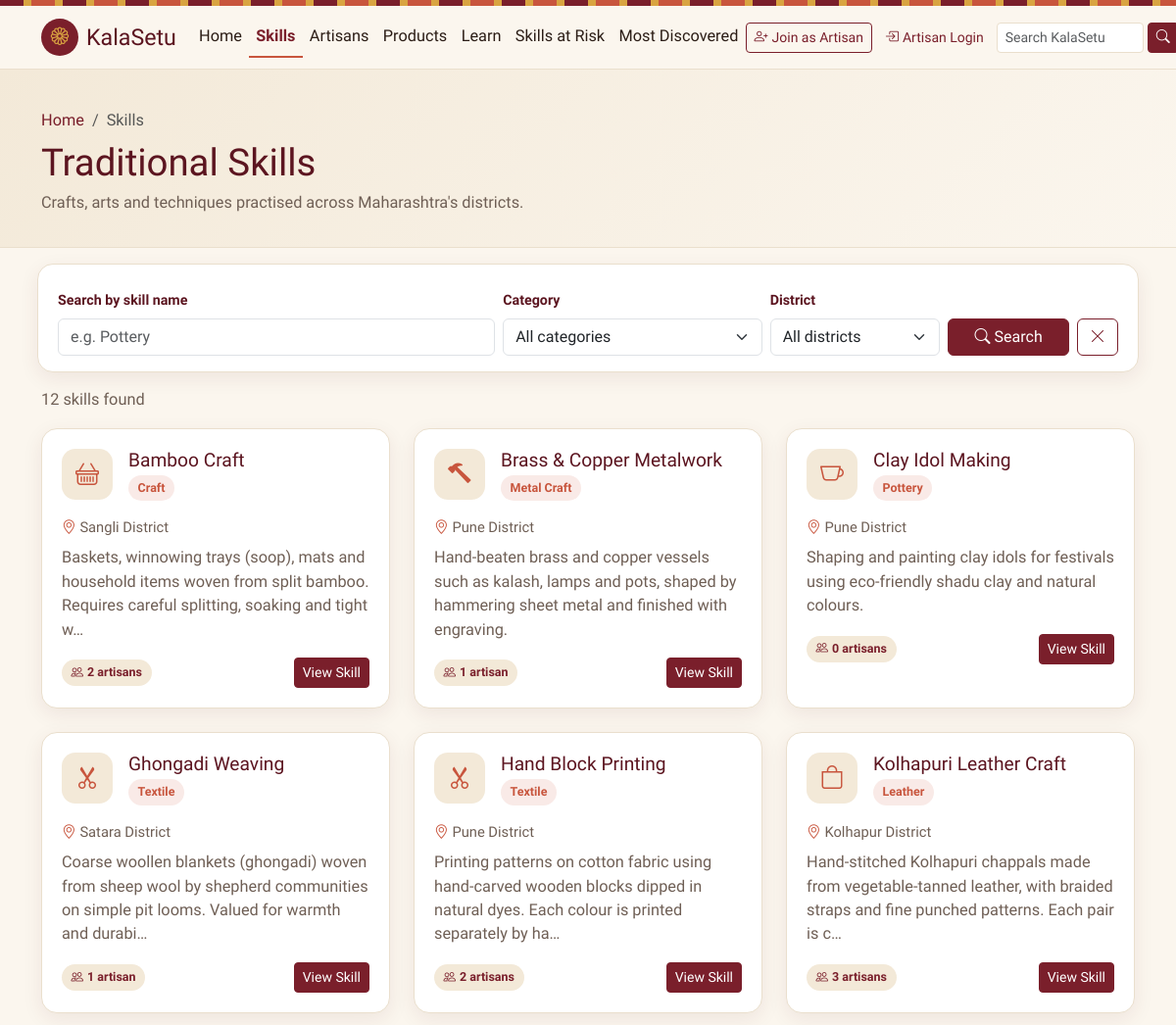
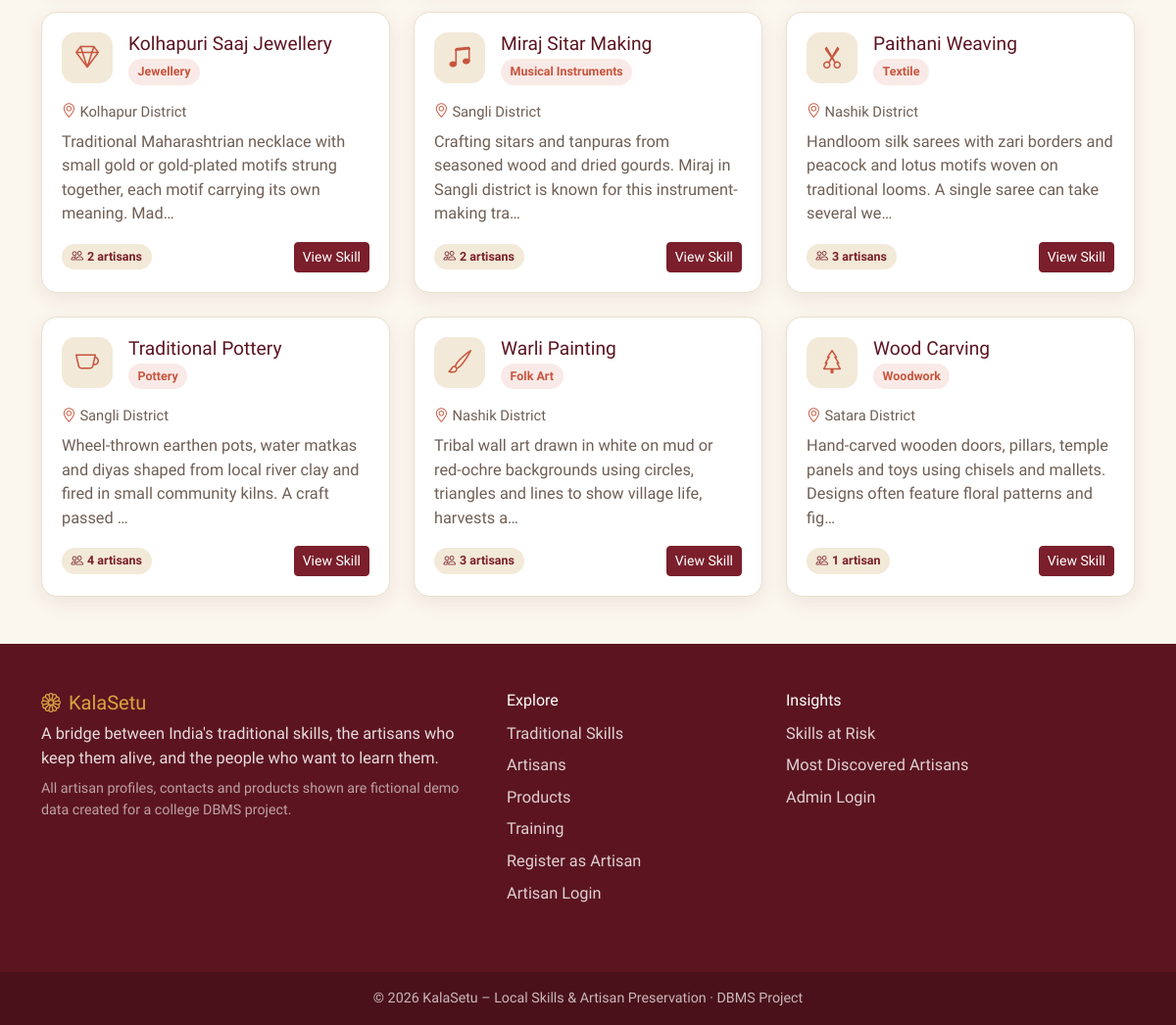
The page /skills.php on the database its author committed (2 pictures, top to bottom).
### tables this page shows
CREATE TABLE skills (
    skill_id    INT PRIMARY KEY AUTO_INCREMENT,
    district_id INT NOT NULL,
    skill_name  VARCHAR(150) NOT NULL,
    category    VARCHAR(100) NOT NULL,
    description TEXT,
    CONSTRAINT fk_skill_district FOREIGN KEY (district_id)
        REFERENCES districts(district_id)
        ON UPDATE CASCADE ON DELETE RESTRICT
);

CREATE TABLE districts (
    district_id   INT PRIMARY KEY AUTO_INCREMENT,
    district_name VARCHAR(100) NOT NULL,
    state         VARCHAR(100) NOT NULL
);

### includes/functions.php (called while the page is built, shortened)
<?php
function e($value): string
{
    return htmlspecialchars((string) $value, ENT_QUOTES, 'UTF-8');
}
function category_icon(?string $category): string
{
    $map = [
        'Pottery'             => 'bi-cup',
        'Craft'               => 'bi-basket',
        'Leather'             => 'bi-bag',
        'Jewellery'           => 'bi-gem',
        'Folk Art'            => 'bi-brush',
        'Textile'             => 'bi-scissors',
        'Woodwork'            => 'bi-tree',
        'Metal Craft'         => 'bi-hammer',
        'Musical Instruments' => 'bi-music-note-beamed',
    ];
    return $map[$category] ?? 'bi-palette';
}
function excerpt(?string $text, int $len = 110): string
{
    $text = trim((string) $text);
    return mb_strlen($text) > $len ? mb_substr($text, 0, $len) . '…' : $text;
}

### skills.php (the view, shortened to what this page needs)
<?php
require 'config/database.php';
require 'includes/functions.php';
$q          = trim($_GET['q'] ?? '');
$where  = [];
$params = [];
$sql = "
    SELECT s.skill_id, s.skill_name, s.category, s.description, d.district_name,
           COUNT(a.artisan_id) AS artisan_count
    FROM skills s
    INNER JOIN districts d ON s.district_id = d.district_id
    LEFT JOIN artisans a   ON a.skill_id = s.skill_id
    " . ($where ? 'WHERE ' . implode(' AND ', $where) : '') . "
    GROUP BY s.skill_id, s.skill_name, s.category, s.description, d.district_name
    ORDER BY s.skill_name";
$stmt = $pdo->prepare($sql);
$stmt->execute($params);
$skills = $stmt->fetchAll();
include 'includes/header.php';
?>
<section class="page-header">
    <div class="container">
        <nav aria-label="breadcrumb"><ol class="breadcrumb mb-2"><li class="breadcrumb-item"><a href="index.php">Home</a></li><li class="breadcrumb-item active" aria-current="page">Skills</li></ol></nav>
        <h1>Traditional Skills</h1>
        <p class="text-muted-ks mb-0">Crafts, arts and techniques practised across Maharashtra's districts.</p>
    </div>
</section>
<div class="container mt-4">
    <form class="filter-bar row g-2 align-items-end" method="get">
        <div class="col-md-5">
            <label for="q" class="form-label small">Search by skill name</label>
            <input type="text" id="q" name="q" class="form-control" placeholder="e.g. Pottery" value="<?= e($q) ?>" maxlength="100">
        </div>
        <div class="col-6 col-md-3">
            <label for="category" class="form-label small">Category</label>
            <select id="category" name="category" class="form-select" data-autosubmit>
                <option value="">All categories</option>
            </select>
        </div>
        <div class="col-6 col-md-2">
            <label for="district" class="form-label small">District</label>
            <select id="district" name="district" class="form-select" data-autosubmit>
                <option value="">All districts</option>
            </select>
        </div>
        <div class="col-md-2 d-flex gap-2">
            <button class="btn btn-maroon flex-grow-1" type="submit"><i class="bi bi-search me-1"></i>Search</button>
            <a href="skills.php" class="btn btn-outline-maroon" title="Clear filters" aria-label="Clear filters"><i class="bi bi-x-lg"></i></a>
        </div>
    </form>
    <p class="text-muted-ks mt-3 mb-3"><?= count($skills) ?> skill<?= count($skills) === 1 ? '' : 's' ?> found</p>
    <div class="row g-4">
        <?php foreach ($skills as $sk): ?>
        <div class="col-md-6 col-lg-4">
            <div class="ks-card">
                <div class="card-body d-flex flex-column">
                    <div class="d-flex align-items-start gap-3 mb-3">
                        <span class="skill-icon"><i class="bi <?= category_icon($sk['category']) ?>"></i></span>
                        <div>
                            <h2 class="card-title mb-1"><?= e($sk['skill_name']) ?></h2>
                            <span class="ks-badge terracotta"><?= e($sk['category']) ?></span>
                        </div>
                    </div>
                    <div class="meta-line mb-2"><i class="bi bi-geo-alt"></i> <?= e($sk['district_name']) ?> District</div>
                    <p class="text-muted-ks flex-grow-1"><?= e(excerpt($sk['description'], 130)) ?></p>
                    <div class="d-flex justify-content-between align-items-center">
                        <span class="ks-badge"><i class="bi bi-people"></i><?= (int) $sk['artisan_count'] ?> artisan<?= $sk['artisan_count'] == 1 ? '' : 's' ?></span>
                        <a href="skill_details.php?id=<?= (int) $sk['skill_id'] ?>" class="btn btn-sm btn-maroon">View Skill</a>
                    </div>
                </div>
            </div>
        </div>
        <?php endforeach; ?>
    </div>
</div>
<?php include 'includes/footer.php'; ?>

### assets/css/style.css (style rules this page uses)
:root { --ks-cream: #fbf6ee; --ks-cream-dark: #f3e9d8; --ks-maroon: #7a1f2b; --ks-maroon-dark: #5c1520; --ks-terracotta: #c8553d; --ks-gold: #d9a441; --ks-text: #2b1d16; --ks-muted: #6f5f55; --ks-card: #ffffff; --ks-border: #eadfcd; --ks-shadow: 0 6px 20px rgba(92, 21, 32, 0.08); --ks-shadow-hover: 0 12px 28px rgba(92, 21, 32, 0.14); --ks-radius: 16px; }
body { background: var(--ks-cream); color: var(--ks-text); font-family: 'Mukta', system-ui, -apple-system, 'Segoe UI', sans-serif; font-size: 1.02rem; }
h1, h2, h3, h4, .display-font, .navbar-brand { font-family: 'Marcellus', Georgia, serif; color: var(--ks-maroon-dark); }
a { color: var(--ks-maroon); }
.text-muted-ks { color: var(--ks-muted) !important; }
.btn-maroon { background: var(--ks-maroon); border-color: var(--ks-maroon); color: #fff; }
.btn-outline-maroon { border: 1px solid var(--ks-maroon); color: var(--ks-maroon); background: transparent; }
.page-header { background: linear-gradient(135deg, var(--ks-cream-dark), var(--ks-cream)); border-bottom: 1px solid var(--ks-border); padding: 2.5rem 0 2rem; }
.page-header h1 { font-size: clamp(1.7rem, 3.5vw, 2.4rem); margin-bottom: .35rem; }
.breadcrumb a { text-decoration: none; }
.ks-card { background: var(--ks-card); border: 1px solid var(--ks-border); border-radius: var(--ks-radius); box-shadow: var(--ks-shadow); transition: transform .2s ease, box-shadow .2s ease; height: 100%; overflow: hidden; }
.ks-card .card-body { padding: 1.25rem; }
.ks-card .card-title { font-family: 'Marcellus', serif; color: var(--ks-maroon-dark); font-size: 1.2rem; }
.skill-icon { width: 52px; height: 52px; border-radius: 14px; display: inline-flex; align-items: center; justify-content: center; background: var(--ks-cream-dark); color: var(--ks-terracotta); font-size: 1.5rem; }
.ks-badge { display: inline-flex; align-items: center; gap: .25rem; font-size: .78rem; font-weight: 600; padding: .25rem .6rem; border-radius: 999px; background: var(--ks-cream-dark); color: var(--ks-maroon); }
.ks-badge.terracotta { background: rgba(200, 85, 61, .12); color: var(--ks-terracotta); }
.meta-line { color: var(--ks-muted); font-size: .92rem; }
.meta-line i { color: var(--ks-terracotta); }
.filter-bar { background: var(--ks-card); border: 1px solid var(--ks-border); border-radius: var(--ks-radius); padding: 1rem; box-shadow: var(--ks-shadow); }
.form-label { font-weight: 600; color: var(--ks-maroon-dark); }

### rows shown on the page
skills: skill_name "Bamboo Craft", category "Craft", district.district_name "Sangli", description "Baskets, winnowing trays (soop), mats and household items woven from split bamboo. Requires careful splitting, soaking and tight w…", artisan_count "2"
skills: skill_name "Brass & Copper Metalwork", category "Metal Craft", district.district_name "Pune", description "Hand-beaten brass and copper vessels such as kalash, lamps and pots, shaped by hammering sheet metal and finished with engraving.", artisan_count "1"
skills: skill_name "Clay Idol Making", category "Pottery", district.district_name "Pune", description "Shaping and painting clay idols for festivals using eco-friendly shadu clay and natural colours.", artisan_count "0"
skills: skill_name "Ghongadi Weaving", category "Textile", district.district_name "Satara", description "Coarse woollen blankets (ghongadi) woven from sheep wool by shepherd communities on simple pit looms. Valued for warmth and durabi…", artisan_count "1"
skills: skill_name "Hand Block Printing", category "Textile", district.district_name "Pune", description "Printing patterns on cotton fabric using hand-carved wooden blocks dipped in natural dyes. Each colour is printed separately by ha…", artisan_count "2"
skills: skill_name "Kolhapuri Leather Craft", category "Leather", district.district_name "Kolhapur", description "Hand-stitched Kolhapuri chappals made from vegetable-tanned leather, with braided straps and fine punched patterns. Each pair is c…", artisan_count "3"
skills: skill_name "Kolhapuri Saaj Jewellery", category "Jewellery", district.district_name "Kolhapur", description "Traditional Maharashtrian necklace with small gold or gold-plated motifs strung together, each motif carrying its own meaning. Mad…", artisan_count "2"
skills: skill_name "Miraj Sitar Making", category "Musical Instruments", district.district_name "Sangli", description "Crafting sitars and tanpuras from seasoned wood and dried gourds. Miraj in Sangli district is known for this instrument-making tra…", artisan_count "2"
skills: skill_name "Paithani Weaving", category "Textile", district.district_name "Nashik", description "Handloom silk sarees with zari borders and peacock and lotus motifs woven on traditional looms. A single saree can take several we…", artisan_count "3"
skills: skill_name "Traditional Pottery", category "Pottery", district.district_name "Sangli", description "Wheel-thrown earthen pots, water matkas and diyas shaped from local river clay and fired in small community kilns. A craft passed …", artisan_count "4"
skills: skill_name "Warli Painting", category "Folk Art", district.district_name "Nashik", description "Tribal wall art drawn in white on mud or red-ochre backgrounds using circles, triangles and lines to show village life, harvests a…", artisan_count "3"
skills: skill_name "Wood Carving", category "Woodwork", district.district_name "Satara", description "Hand-carved wooden doors, pillars, temple panels and toys using chisels and mallets. Designs often feature floral patterns and fig…", artisan_count "1"

### other values the page prints
$label "Home Skills Artisans Products Learn Skills at Risk Most Discovered"
count($skills) "12"
